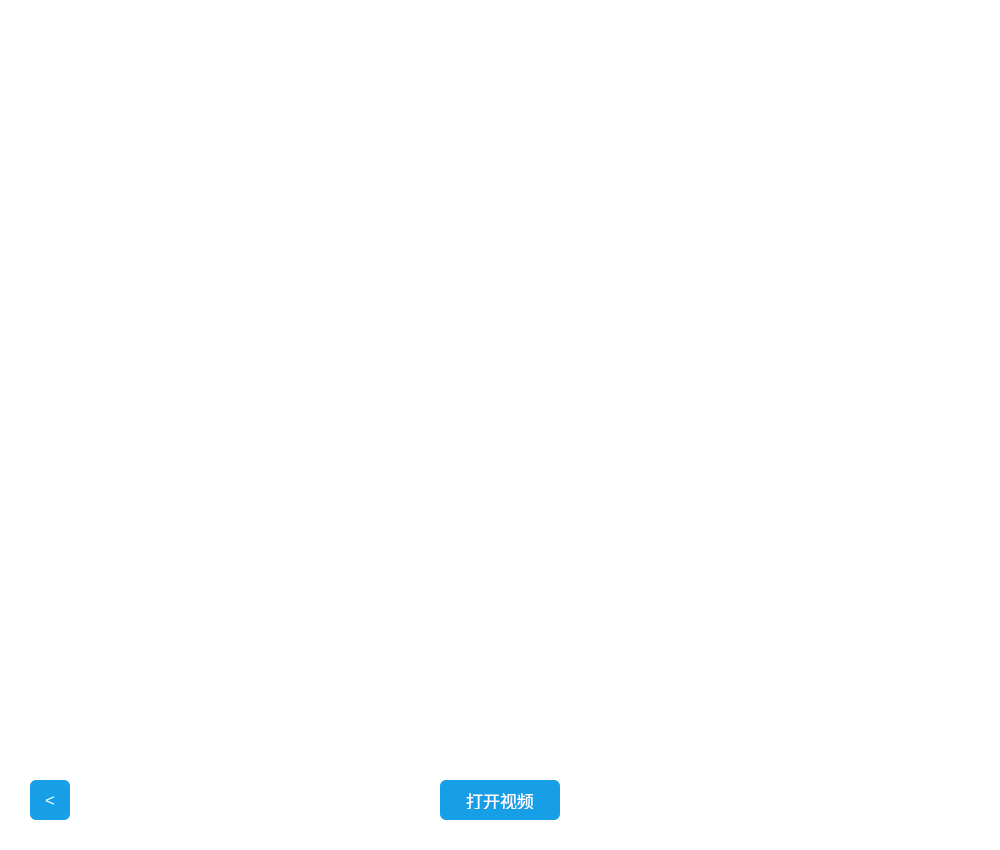
<?xml version="1.0" encoding="UTF-8"?>
<ui version="4.0">
 <class>VideoToChar</class>
 <widget class="QWidget" name="VideoToChar">
  <property name="geometry">
   <rect>
    <x>0</x>
    <y>0</y>
    <width>1000</width>
    <height>850</height>
   </rect>
  </property>
  <property name="windowTitle">
   <string>VideoToChar</string>
  </property>
  <property name="styleSheet">
   <string notr="true">background:#fff
</string>
  </property>
  <widget class="QLabel" name="label_vedio">
   <property name="geometry">
    <rect>
     <x>0</x>
     <y>0</y>
     <width>1000</width>
     <height>750</height>
    </rect>
   </property>
   <property name="text">
    <string/>
   </property>
  </widget>
  <widget class="QPushButton" name="btn_openVideo">
   <property name="geometry">
    <rect>
     <x>440</x>
     <y>780</y>
     <width>120</width>
     <height>40</height>
    </rect>
   </property>
   <property name="styleSheet">
    <string notr="true">color: #fff;
text-shadow: 0 -1px 0 rgba(0,0,0,0.25);
background-color: #169fe6;
padding: 11px 19px;
font-size: 17px;
border-radius: 6px;
font-family: &quot;Microsoft YaHei UI&quot;</string>
   </property>
   <property name="text">
    <string>打开视频</string>
   </property>
  </widget>
  <widget class="QPushButton" name="btn_back">
   <property name="geometry">
    <rect>
     <x>30</x>
     <y>780</y>
     <width>40</width>
     <height>40</height>
    </rect>
   </property>
   <property name="styleSheet">
    <string notr="true">color: #fff;
text-shadow: 0 -1px 0 rgba(0,0,0,0.25);
background-color: #169fe6;
font-size: 17px;
border-radius: 6px;
font-family: &quot;Microsoft YaHei UI&quot;</string>
   </property>
   <property name="text">
    <string>&lt;</string>
   </property>
  </widget>
 </widget>
 <layoutdefault spacing="6" margin="11"/>
 <resources/>
 <connections>
  <connection>
   <sender>btn_openVideo</sender>
   <signal>clicked()</signal>
   <receiver>VideoToChar</receiver>
   <slot>openVideo()</slot>
   <hints>
    <hint type="sourcelabel">
     <x>341</x>
     <y>648</y>
    </hint>
    <hint type="destinationlabel">
     <x>235</x>
     <y>647</y>
    </hint>
   </hints>
  </connection>
  <connection>
   <sender>btn_back</sender>
   <signal>clicked()</signal>
   <receiver>VideoToChar</receiver>
   <slot>back()</slot>
   <hints>
    <hint type="sourcelabel">
     <x>40</x>
     <y>650</y>
    </hint>
    <hint type="destinationlabel">
     <x>93</x>
     <y>649</y>
    </hint>
   </hints>
  </connection>
 </connections>
 <slots>
  <slot>openVideo()</slot>
  <slot>saveVideo()</slot>
  <slot>back()</slot>
 </slots>
</ui>
